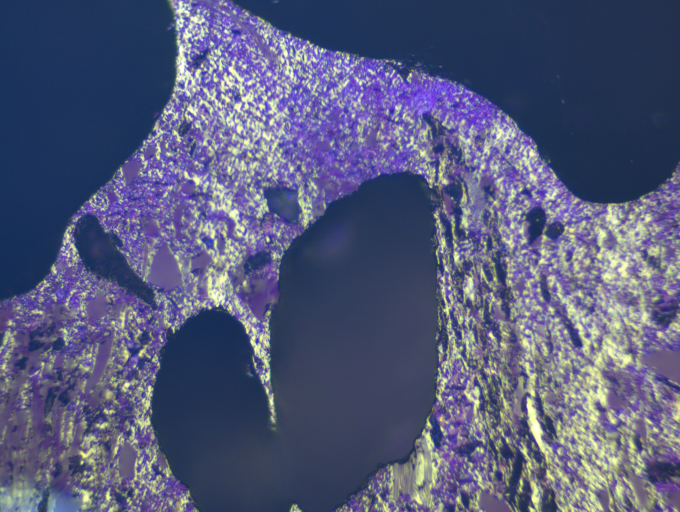
#> input picture images/s_0053.jpg, 1360 x 1024 px, found by its file name (shown at 1/2 size)
$ python Coke_Porosity_histogram_OpenCV.py
#> lines starting #> are read from the running program, lines starting #| are printed output that depends on the picture; after the words box and inside, x2 and y2 are one past the last pixel; in counts of white or black regions, pixels touching at a corner belong together
import cv2 as cv
from matplotlib import pyplot as plt
from itertools import combinations
from math import dist
from shapely.geometry import LineString,Polygon
import numpy as np

'''
Program for porosity calculation of a coke image, using openCV and shapely
'''
def identifyPores(img,areaThresh,circleThresh=0.2):
        '''
        Given a binary image with black portions converted to white, this functin, looks at the size and type of each white contour
        to differentiate between pores and minerals in a coke image

        Imput:   img          -> binary negative image of the coke.
                 areaThresh   -> threshold value of area of a contour. Bigger contours than this threshold are classified as pores.
                 circleThresh -> threshold for the difference of area between a circle just enclosing the contour and the contour area
                                 as a percentage of the contour area. If the difference is less than this threshold, then the contour
                                 is identified as circular. And circular regions are identified as pores.
                                 Default value : 0.2 (=20%).
        Output:  img, with pixels in following gray level values:
                 127 : The contour regions identified as pores because there are wholes in them.
                 175 : The contour regions with no holes, but area > areaThresh.
                 210 : The contour regins with no holes and area <= areaThresh, but are circular.
                 0   : Rest of the regions.

        Logic:   Identify all contour hiararchy.
                 1. For each parent contour, identify if it has a child (that means id there is a hole in the contour).
                    Pores in coke will have whiter reflections from bottom of the pores, in image. If there is such
                    whiter portion (hole inside contour), then the contour is definitely a pore.
                    Color the contour area in gray level 127.
                 2. If there is no such reflection, but the contour is large, then it is classified as a pore. A threshold, areaThresh,
                    of the area of the contour, is used for this classification. Color the contour with gray level 175.
                 3. In case the contour area is smaller than or equal to areaThresh, but the contour is almost circular, then also it
                    is classified as a pore. A threshold circleThresh is passed in input, that is used to measure how close the contour has
                    to be to a circle, to be identified as a pore. Color the pore with gray level 210.
                 Rest of the contours remain in white.

                 The program, using output image from this function, can choose some or all of thes above criteria for pore identification.
                 Convert the gray levels related to the criteria chosen, to black, and rest to white.
        '''
        contours, hierarchy = cv.findContours(img,cv.RETR_TREE,cv.CHAIN_APPROX_SIMPLE)

        for j in range(len(contours)):                            # for each contour
            if hierarchy[0][j][2]>0:                              #   if it has a child contour (hole inside), fill it up in gray level 127
                cv.drawContours(img,[contours[j]],-1,127,thickness=cv.FILLED)
            else:
                area=cv.contourArea(contours[j])
                if area > areaThresh:                             # bigger contours are pores
                    cv.drawContours(img,[contours[j]],-1,175,thickness=cv.FILLED)
                else:
                    _,radius = cv.minEnclosingCircle(contours[j]) # get radius of the smallest enclosing circle
                    areaCircle=np.pi*radius*radius                # calculate area of the circle
                    diffArea=areaCircle-area                      # difference between area of enclosing circle and the contour area
                    if diffArea/areaCircle <= circleThresh:       # circle like contours are pores
                         cv.drawContours(img,[contours[j]],-1,210,thickness=cv.FILLED)
        return img

'''
This is the main program.
For each file name in the list 'file', read the file and identify pores in it, and then create a histogram with the inter-pore distances.

Parameters used:
        file       : Add all input file names in this list
        areaThresh : gray scale image area / 528. Increase 528, if smaller areas should also be pores.
        maxDist    : 0.01. Decrease it to make more accurate approximation of pores as polygons.
        kernel     : ellipse(20,20). Increase 20s if more effects required for open and close operations.
'''
if __name__=='__main__':

    file=['s_0053.jpg','s_0002.tif','s_0001.tif','s_0012.tif','s_0213.jpg','s_0026.tif','s_0010.jpg','s_0016.tif','s_0024.tif','s_0027.tif','s_0028.tif',
          's_0032.tif','s_0034.tif','s_0054.jpg','s_0056.jpg','s_0104.jpg','s_0120.jpg',
          's_0162.jpg','s_0179.jpg','s_0180.jpg','s_0194.jpg','s_0213.jpg']

 #   for i in range(len(file)):
    for i in range(1):
        ## read image
        img=cv.imread(file[i])                                    # read input image
#> img is the input picture: shape (1024, 1360, 3); mean B, G, R 122.5, 90.2, 85.7
        print(img.shape)
#| (1024, 1360, 3)

        if img is None:
            sys.exit('File name '+file+' does not exist')

        imgray = cv.cvtColor(img, cv.COLOR_BGR2GRAY)              # BGR to grayscale
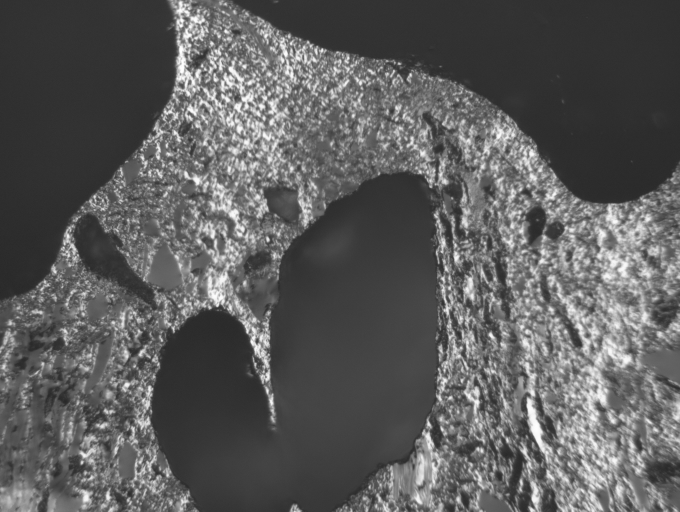
#> imgray: shape (1024, 1360) (shown at 1/2 size); min 37, max 255, mean 92.5

        areaThresh=(img.shape[0]*img.shape[1])/528                # contours with area > 0.189 % of the whole image are identified as pores
#> areaThresh = 2637.6
        maxDist=0.01                                              # Accuracy for approximatiopn of pore contours as polygons. This is the maximum distance (as percentage of the pore perimeter) between the original curve and its approximation.
        kernel=cv.getStructuringElement(cv.MORPH_ELLIPSE,(20,20)) # create disc kernel for morphological operations open and close

        ## segment on HE image based on Otsu threshold
        himg=cv.equalizeHist(imgray)                              # histogram equalization
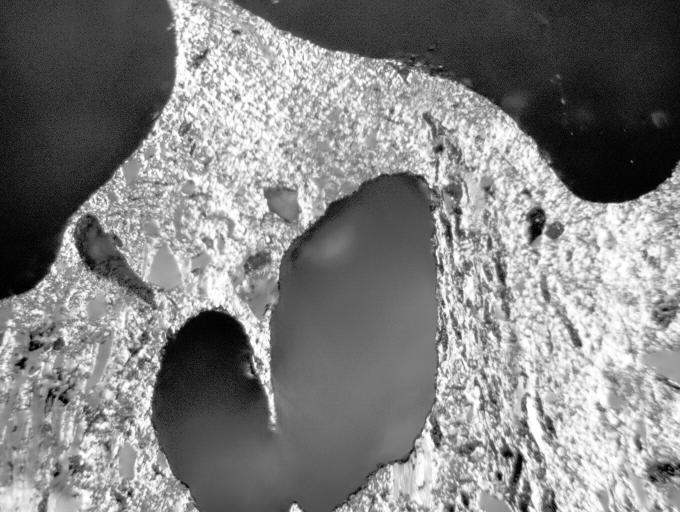
#> himg: shape (1024, 1360) (shown at 1/2 size); min 0, max 255, mean 129.3
        thresh,_=cv.threshold(himg,255,0,cv.THRESH_BINARY+cv.THRESH_OTSU)# Otsu thresholding of histogram equalised image, and negative (255 for pixel value < threshold, 0 for value > threshold)
#> thresh = 129
        ohimgi=np.where(himg>thresh,0,255)
#> ohimgi: shape (1024, 1360) int64; 50.8% white; 245 black regions (216 under 20 px), largest, box (x1, y1, x2, y2) and area: (0, 0, 1360, 1024) 683103, (578, 1007, 605, 1024) 282, (1062, 881, 1076, 903) 165
        cv.imwrite(file[i][:-4]+'_HE_Otsu.jpg',ohimgi)

        ## identfy pores
        ohimgi=ohimgi.astype(np.uint8)                            # convert to accepted unsigned 8 bit integer for open CV
        ohimgi=cv.morphologyEx(ohimgi,cv.MORPH_OPEN,kernel)       # morphological open operation to remove small minerals
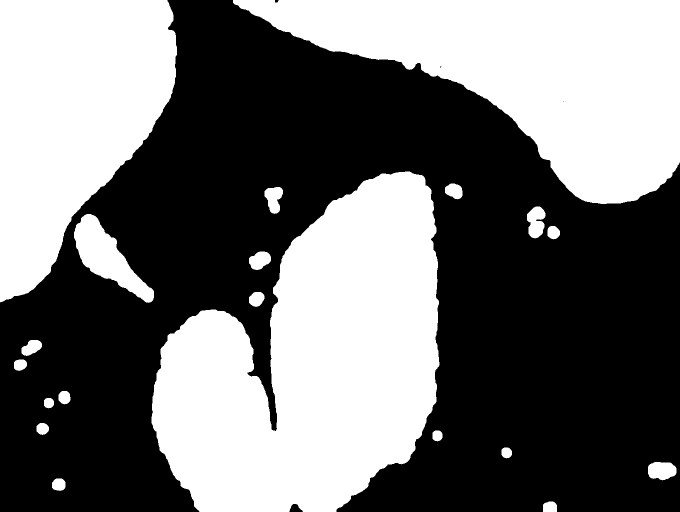
#> ohimgi: shape (1024, 1360) (shown at 1/2 size); 44.3% white; 20 white regions

        pimg=identifyPores(ohimgi,areaThresh)                     # identify pores
#> in identifyPores, `contours, hierarchy = cv.findContours(img,cv.RETR_TREE,cv.CHAIN_APPROX..`: contours = 22 contours, 2 with area under 20; largest, box (x1, y1, x2, y2) and area: (303, 343, 879, 1024) 260157, (466, 0, 1360, 408) 185736, (0, 0, 354, 605) 144894, (148, 428, 308, 606) 10914, (1054, 413, 1091, 477) 1630
#> the loop in identifyPores, `for j in range(len(contours)):` made 22 passes
#> (area, radius, areaCircle, diffArea) on passes 1 to 12: (492, 15.21, 726.5, 234.5), (519.5, 14.12, 626.1, 106.6), (1605, 28.75, 2596.6, 991.6), (343, 11.24, 396.6, 53.63), (334, 10.9, 373.3, 39.26), (437, 12.69, 506.2, 69.15), (315, 10.57, 351, 36), (483.5, 13.39, 563.6, 80.1), (447, 13.67, 586.9, 139.9), (831, 22.15, 1541.6, 710.6), (667.5, 16.57, 862.2, 194.7), (1115.5, 22.47, 1586.4, 470.9)
#> area on passes 14, 18, 22: 10913.5, 260157, 144893.5
        oimg=np.where((pimg==127)|(pimg==175),0,255)              # ignores small round pores (pimg==210), as they might appear out of open operation
#> oimg: shape (1024, 1360) int64; 56.6% white; 4 black regions, box (x1, y1, x2, y2) and area: (303, 343, 879, 1024) 261391, (466, 0, 1360, 408) 186841, (0, 0, 354, 605) 145706, (148, 428, 308, 606) 11142
        oimg=oimg.astype(np.uint8)                                # convert to accepted unsigned 8 bit integer for open CV
        oimg=cv.morphologyEx(oimg,cv.MORPH_CLOSE,kernel)          # closing to make the boundary smooth
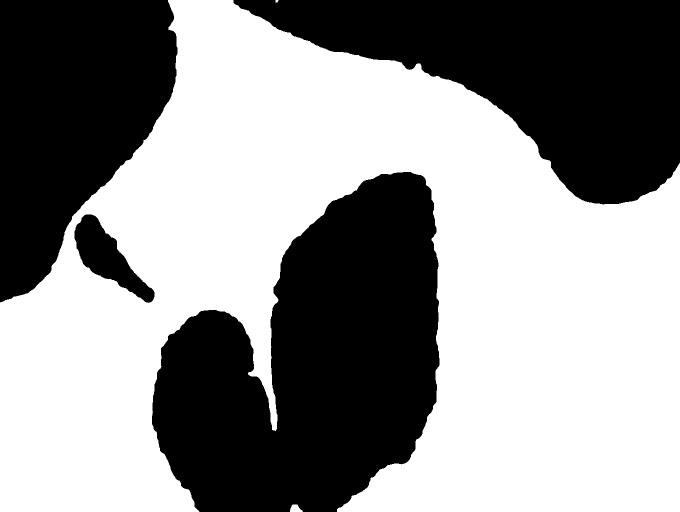
#> oimg: shape (1024, 1360) (shown at 1/2 size); 56.5% white; 4 black regions
        cv.imwrite(file[i][:-4]+'_HE_Otsu_pores.jpg',oimg)

        ## calculate distances among all pairs of pores

        contour, _ = cv.findContours(255-oimg,cv.RETR_EXTERNAL,cv.CHAIN_APPROX_SIMPLE)  # identify contours in the negative pore image
#> contour = 4 contours; box (x1, y1, x2, y2) and area: (304, 344, 879, 1024) 260012, (467, 0, 1360, 409) 185840, (0, 0, 355, 605) 145060, (149, 429, 309, 606) 10874

        contours = [cv.approxPolyDP(c,maxDist*cv.arcLength(c,True),True) for c in contour] # reduce number of points in the contours, by approximating their shapes as a polygons
#> contours = 4 contours; box (x1, y1, x2, y2) and area: (304, 352, 879, 1024) 248160, (467, 0, 1360, 403) 187842, (0, 0, 355, 605) 141622, (149, 430, 307, 604) 10462

        distances=[]                                                                    # list to store all distances among pores, to be used to draw histigram of pore distances

        for cnt1,cnt2 in combinations(contours,2):                                      # pick up each pair of pores
            for pt1 in cnt1:
                pt1=tuple(pt1[0])                                                       # convert contour points to (x,y) format
                for pt2 in cnt2:
                    pt2=tuple(pt2[0])
                    line=LineString([pt1,pt2])                                          # between each pairs of points from the two contours, draw a line
                    cross=False                                                         # this boolean variable denotes if the line crosses any of the pores in the image
                    for cnt in contours:
                        polygon=Polygon([tuple(c[0]) for c in cnt])
                        if line.crosses(polygon):                                       # for each contour in the images, check if the line crosses the contour
                            cross=True
                            break
                    if cross == False:
                        distances.append(dist(pt1,pt2))                                 # if the line does not cross any of the pores, then add this distance to histogram
                        cv.line(img,pt1,pt2,(0,255,255),2)                              # draw a line, in yellow, in the image, to show the distance
#> this loop made 6 passes
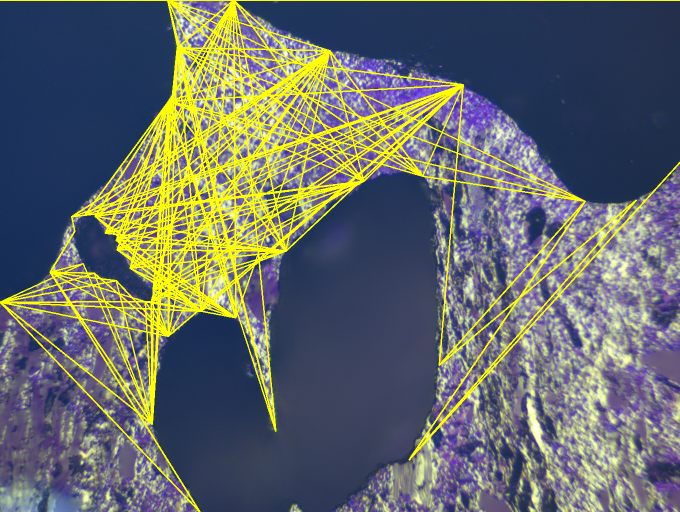
#> img: shape (1024, 1360, 3) (shown at 1/2 size); mean B, G, R 105.2, 105.7, 100.6
#> after the loop, distances = 152 values, max 1359 at index 151, min 26.17 at index 62, mean 455.7

        plt.clf()
        plt.hist(distances)                                                             # plot histogram between pores
        plt.title('Histogram of distances between pores')
        plt.xlabel('Distance in pixels')
        plt.savefig(file[i][:-4]+'_porosity histogram.png')
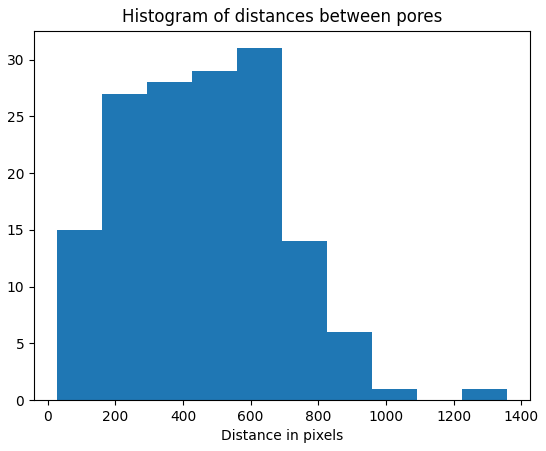
#> figure drawn by matplotlib, 1 panel; tallest bar 31 high, from x = 559.3 to 692.6

        cv.drawContours(img,contours,-1,(0,255,0),3)                                    # draw the pores as well, in green, on top of the original image
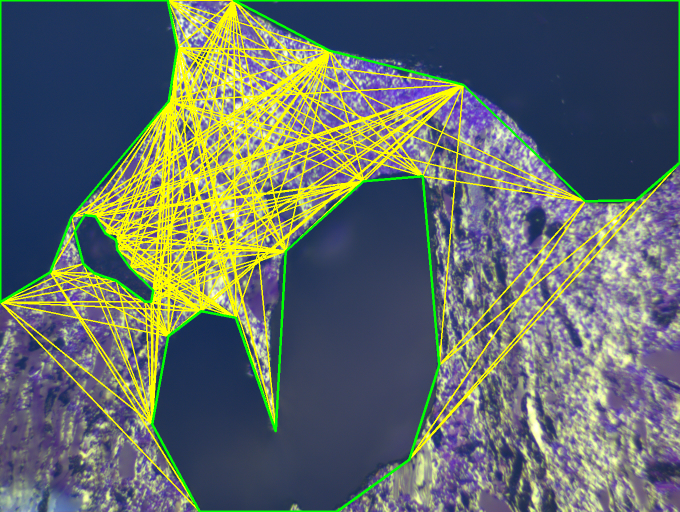
#> img: shape (1024, 1360, 3) (shown at 1/2 size); 2.09% of pixels changed, all inside (x1, y1, x2, y2) = (0, 0, 1360, 1024)

        cv.imwrite(file[i][:-4]+'_pore_distances.png',img)

$ run again, with images/s_0002.jpg copied over images/s_0053.jpg
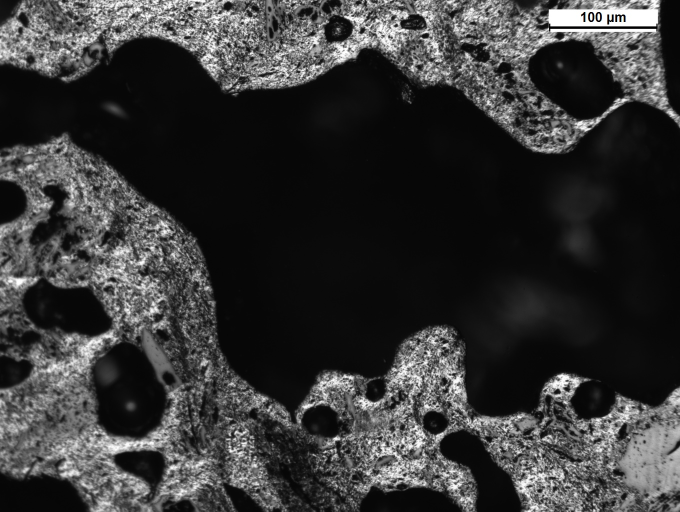
#> input picture images/s_0002.jpg, 1360 x 1024 px, found by its file name (shown at 1/2 size)
#> img is the input picture: shape (1024, 1360, 3); mean B, G, R 54.9, 54.9, 54.9
#| (1024, 1360, 3)
#> thresh = 137
#> `ohimgi=cv.morphologyEx(ohimgi,cv.MORPH_OPEN,kernel)`:
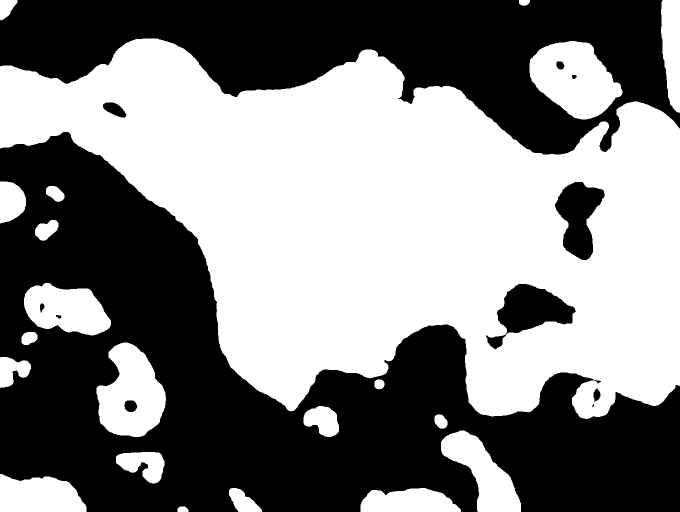
#> ohimgi: shape (1024, 1360) (shown at 1/2 size); 50.7% white; 12 black regions (1 under 20 px)
#> in identifyPores, `contours, hierarchy = cv.findContours(img,cv.RETR_TREE,cv.CHAIN_APPROX..`: contours = 31 contours; largest, box (x1, y1, x2, y2) and area: (0, 77, 1360, 838) 619012, (1059, 82, 1245, 239) 19234, (193, 685, 332, 874) 17706, (48, 566, 222, 671) 12660, (882, 861, 1042, 1024) 11922
#> the loop in identifyPores, `for j in range(len(contours)):` made 31 passes
#> (area, radius, areaCircle, diffArea) on passes 1, 3, 7, 9, 10, 12, 13, 15: (181, 10.92, 374.6, 193.6), (1760.5, 38.97, 4770.5, 3010), (526, 15.4, 745.4, 219.4), (296, 10.36, 337.5, 41.5), (2335, 39.06, 4793.1, 2458.1), (506.5, 13.88, 605.4, 98.91), (620, 17.24, 934, 314), (67, 6.32, 125.7, 58.67)
#> contour = 11 contours; largest, box (x1, y1, x2, y2) and area: (0, 78, 1360, 838) 618593, (1060, 83, 1245, 240) 19183, (194, 686, 332, 875) 17676, (49, 567, 222, 671) 12588, (883, 862, 1043, 1024) 11878
#> `contours = [cv.approxPolyDP(c,maxDist*cv.arcLength(c,True),True) for c..`: contours = 11 contours; largest, box (x1, y1, x2, y2) and area: (0, 78, 1360, 838) 605481, (1061, 83, 1244, 240) 18686, (194, 686, 332, 875) 17276, (51, 567, 222, 671) 12348, (884, 862, 1043, 1024) 11381
#> the loop `for cnt1,cnt2 in combinations(contours,2):` made 55 passes
#> after the loop `for cnt1,cnt2 in combinations(contours,2):`: distances = 829 values, max 1042 at index 266, min 31.11 at index 821, mean 348.6
#> `cv.drawContours(img,contours,-1,(0,255,0),3)`:
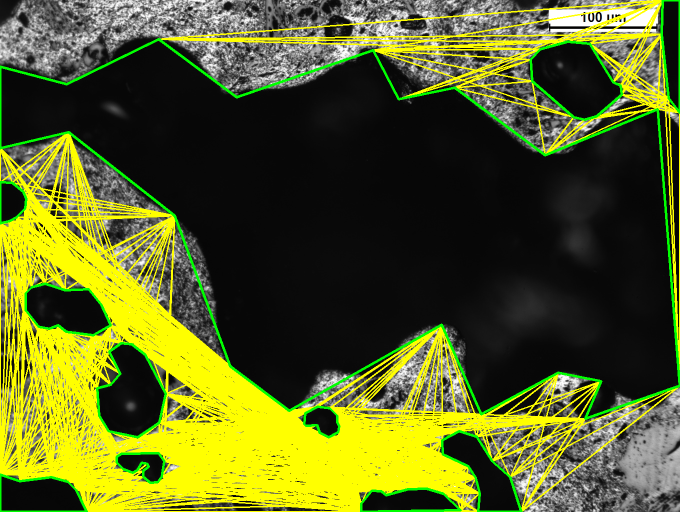
#> img: shape (1024, 1360, 3) (shown at 1/2 size); mean B, G, R 33.4, 96.5, 89.2
